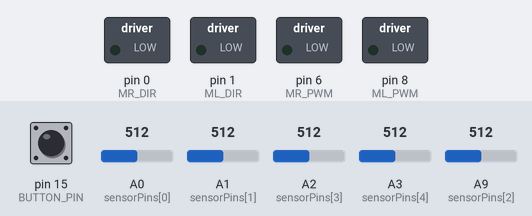
A program run on a simulated Arduino Leonardo, built with avr-gcc and run on an emulated ATmega32U4. On the bench: switched loads named in the program (green lamp = pin HIGH). The test bench sets the inputs (shaded band); at power-on: pin 15 (BUTTON_PIN) HIGH, A1 (sensorPins[1]) = 512, A2 (sensorPins[3]) = 512, A0 (sensorPins[0]) = 512, A9 (sensorPins[2]) = 512, A3 (sensorPins[4]) = 512. What the program prints to the serial monitor is not drawn.

Above: at 3.2 s.
3.3 s: pin 15 (BUTTON_PIN) pulled LOW for 0.15 s
5.0 s: pin 15 (BUTTON_PIN) pulled LOW for 3.2 s
At 11.16 s:
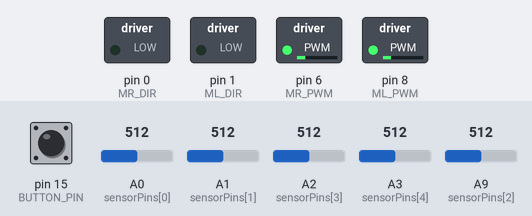
11.2 s: A1 (sensorPins[1]) set to 503
At 12.0 s:
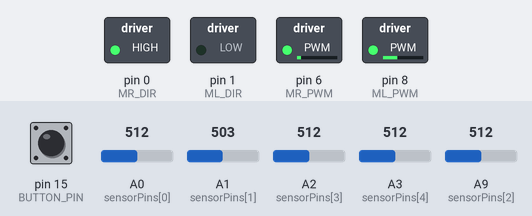
14.2 s: A2 (sensorPins[3]) set to 502
At 14.9 s:
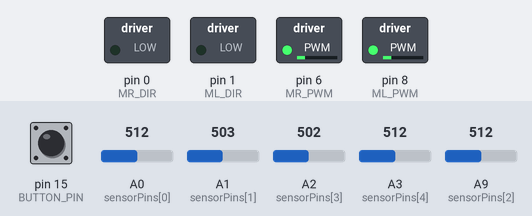
15.7 s: A0 (sensorPins[0]) set to 504
At 17.0 s:
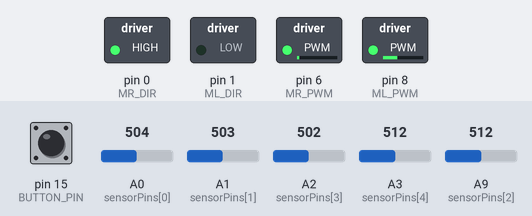
17.2 s: A9 (sensorPins[2]) set to 306
At 18.0 s:
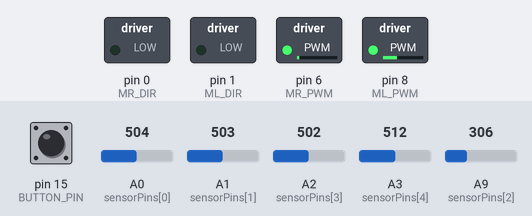
Timing chart, 0 to 20.7 s (numbered marks = the images above; inputs shaded):
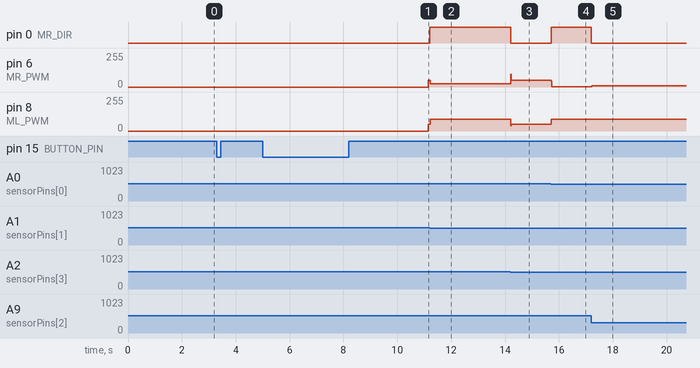

The program:

main.cpp
```cpp
#include <Arduino.h>
#include <SoftPWM.h>

/* ================== PINOUT ================== */
#define ML_DIR 1
#define MR_DIR 0
#define ML_PWM 8
#define MR_PWM 6

#define BUTTON_PIN 15

#define SENSOR_0 A0
#define SENSOR_1 A1
#define SENSOR_2 A9
#define SENSOR_3 A2
#define SENSOR_4 A3

/* ================== CONFIG ================== */
#define NUM_SENSORS 5
#define CALIBRATION_SAMPLES 50
#define CALIBRATION_DELAY 10
#define DEBOUNCE_DELAY 50

const bool FORWARD_IS_HIGH = false;
inline uint8_t DIR_FWD() { return FORWARD_IS_HIGH ? HIGH : LOW; }
inline uint8_t DIR_REV() { return FORWARD_IS_HIGH ? LOW : HIGH; }

const int PWM_CAP = 140;
inline int capPWM(int v) { return constrain(v, 0, PWM_CAP); }

float GAIN_L = 0.90f, GAIN_R = 0.95f;
int BIAS_L = 0, BIAS_R = 0;

/* ================== PID CONFIG ================== */
#define DEFAULT_KP 0.8
#define DEFAULT_KI 0.01
#define DEFAULT_KD 2.2

#define BASE_SPEED 55
#define MAX_SPEED 100

/* ================== GLOBAL VARIABLES ================== */
int sensorPins[NUM_SENSORS] = {A0, A1, A9, A2, A3};
int sensorValues[NUM_SENSORS];

// ĐỔI SANG LONG ĐỂ TRÁNH OVERFLOW
long whiteValues[NUM_SENSORS]; // ← SỬA ĐÂY
long blackValues[NUM_SENSORS]; // ← SỬA ĐÂY

int thresholdValues[NUM_SENSORS];
bool digitalSensors[NUM_SENSORS];

// PID
float kp = DEFAULT_KP;
float ki = DEFAULT_KI;
float kd = DEFAULT_KD;
int setpoint = (NUM_SENSORS - 1) * 100 / 2;

int lastError = 0;
float integral = 0;
unsigned long lastPIDTime = 0;

// State machine
enum State
{
  STATE_IDLE,
  STATE_CALIB_WHITE,
  STATE_CALIB_BLACK,
  STATE_RUNNING
};

State currentState = STATE_IDLE;
int buttonPressCount = 0;

bool lastButtonState = LOW;
unsigned long lastDebounceTime = 0;

bool isCalibrated = false;
bool robotRunning = false;
int linePosition = 0;
int lastValidPosition = setpoint;

/* ================== MOTOR CONTROL ================== */
void setWheelSigned(int pwmSigned, uint8_t dirPin, uint8_t pwmCh)
{
  pwmSigned = constrain(pwmSigned, -255, 255);
  if (pwmSigned > 0)
  {
    digitalWrite(dirPin, DIR_FWD());
    SoftPWMSet(pwmCh, capPWM(pwmSigned));
  }
  else if (pwmSigned < 0)
  {
    digitalWrite(dirPin, DIR_REV());
    SoftPWMSet(pwmCh, capPWM(-pwmSigned));
  }
  else
  {
    SoftPWMSet(pwmCh, 0);
  }
}

void applyTrimAndWrite(int leftSigned, int rightSigned)
{
  int sL = (leftSigned >= 0) ? +1 : -1;
  int sR = (rightSigned >= 0) ? +1 : -1;
  int mL = abs(leftSigned);
  int mR = abs(rightSigned);

  long l = lround(mL * GAIN_L) + BIAS_L;
  long r = lround(mR * GAIN_R) + BIAS_R;

  setWheelSigned(sL * capPWM((int)l), ML_DIR, ML_PWM);
  setWheelSigned(sR * capPWM((int)r), MR_DIR, MR_PWM);
}

void stopMotors()
{
  SoftPWMSet(ML_PWM, 0);
  SoftPWMSet(MR_PWM, 0);
}

/* ================== SENSOR READING ================== */
void readAllSensors()
{
  for (int i = 0; i < NUM_SENSORS; i++)
  {
    sensorValues[i] = analogRead(sensorPins[i]);
    delay(1);
  }
}

/* ================== CALIBRATION ================== */
void calibrateWhite()
{
  Serial.println(F("\n=== CALIB TRANG ==="));
  Serial.println(F("Dat tren nen trang..."));
  Serial.println(F("Bat dau sau 2 giay...\n"));
  delay(2000);

  for (int i = 0; i < NUM_SENSORS; i++)
  {
    whiteValues[i] = 0;
  }

  Serial.println(F("Dang doc 50 lan (moi lan cach 10ms)..."));
  Serial.println(F("Sample | S0    S1    S2    S3    S4"));
  Serial.println(F("-------|---------------------------"));

  for (int sample = 0; sample < CALIBRATION_SAMPLES; sample++)
  {
    readAllSensors();

    Serial.print(F("  "));
    if (sample < 10)
      Serial.print(F(" "));
    Serial.print(sample + 1);
    Serial.print(F("   | "));

    for (int i = 0; i < NUM_SENSORS; i++)
    {
      if (sensorValues[i] < 100)
        Serial.print(F(" "));
      if (sensorValues[i] < 10)
        Serial.print(F(" "));
      Serial.print(sensorValues[i]);
      Serial.print(F("  "));

      whiteValues[i] += sensorValues[i];
    }
    Serial.println();

    delay(CALIBRATION_DELAY);
  }

  Serial.println(F("\n--- Ket qua trung binh ---"));
  Serial.print(F("White values: "));
  for (int i = 0; i < NUM_SENSORS; i++)
  {
    whiteValues[i] /= CALIBRATION_SAMPLES;
    Serial.print(whiteValues[i]);
    Serial.print(F(" "));
  }
  Serial.println(F("\n✓ Calib trang hoan thanh!"));
}

void calibrateBlack()
{
  Serial.println(F("\n=== CALIB DEN ==="));
  Serial.println(F("Dat tren vach den..."));
  Serial.println(F("Bat dau sau 2 giay...\n"));
  delay(2000);

  for (int i = 0; i < NUM_SENSORS; i++)
  {
    blackValues[i] = 0;
  }

  Serial.println(F("Dang doc 50 lan (moi lan cach 10ms)..."));
  Serial.println(F("Sample | S0    S1    S2    S3    S4"));
  Serial.println(F("-------|---------------------------"));

  for (int sample = 0; sample < CALIBRATION_SAMPLES; sample++)
  {
    readAllSensors();

    Serial.print(F("  "));
    if (sample < 10)
      Serial.print(F(" "));
    Serial.print(sample + 1);
    Serial.print(F("   | "));

    for (int i = 0; i < NUM_SENSORS; i++)
    {
      if (sensorValues[i] < 100)
        Serial.print(F(" "));
      if (sensorValues[i] < 10)
        Serial.print(F(" "));
      Serial.print(sensorValues[i]);
      Serial.print(F("  "));

      blackValues[i] += sensorValues[i];
    }
    Serial.println();

    delay(CALIBRATION_DELAY);
  }

  Serial.println(F("\n--- Ket qua trung binh ---"));
  Serial.print(F("Black values: "));
  for (int i = 0; i < NUM_SENSORS; i++)
  {
    blackValues[i] /= CALIBRATION_SAMPLES;
    Serial.print(blackValues[i]);
    Serial.print(F(" "));
  }
  Serial.println(F("\n✓ Calib den hoan thanh!"));
}

void calculateThresholds()
{
  Serial.println(F("\n=== TINH THRESHOLD ==="));

  for (int i = 0; i < NUM_SENSORS; i++)
  {
    thresholdValues[i] = (whiteValues[i] + blackValues[i]) / 2;
  }
  isCalibrated = true;

  Serial.println(F("\nSensor | White | Black | Threshold"));
  Serial.println(F("-------|-------|-------|----------"));
  for (int i = 0; i < NUM_SENSORS; i++)
  {
    Serial.print(F("  S"));
    Serial.print(i);
    Serial.print(F("   | "));
    Serial.print(whiteValues[i]);
    if (whiteValues[i] < 100)
      Serial.print(F(" "));
    if (whiteValues[i] < 10)
      Serial.print(F(" "));
    Serial.print(F("  | "));
    Serial.print(blackValues[i]);
    if (blackValues[i] < 100)
      Serial.print(F(" "));
    if (blackValues[i] < 10)
      Serial.print(F(" "));
    Serial.print(F("  | "));
    Serial.println(thresholdValues[i]);
  }

  Serial.println(F("\n✓ Tinh threshold hoan thanh!"));
  Serial.println(F("San sang bat dau do line!\n"));
}

/* ================== SENSOR PROCESSING ================== */
void digitizeSensors()
{
  for (int i = 0; i < NUM_SENSORS; i++)
  {
    digitalSensors[i] = (sensorValues[i] < thresholdValues[i]);
  }
}

int calculateLinePosition()
{
  if (!isCalibrated)
    return setpoint;

  digitizeSensors();

  bool lineDetected = false;
  for (int i = 0; i < NUM_SENSORS; i++)
  {
    if (digitalSensors[i])
    {
      lineDetected = true;
      break;
    }
  }

  if (!lineDetected)
  {
    return lastValidPosition;
  }

  long weightedSum = 0;
  long sumSensors = 0;

  for (int i = 0; i < NUM_SENSORS; i++)
  {
    if (digitalSensors[i])
    {
      weightedSum += (long)i * 100;
      sumSensors++;
    }
  }

  if (sumSensors > 0)
  {
    int position = weightedSum / sumSensors;
    lastValidPosition = position;
    return position;
  }

  return lastValidPosition;
}

/* ================== PID CONTROL ================== */
void pidControl()
{
  if (!isCalibrated)
  {
    stopMotors();
    return;
  }

  readAllSensors();
  linePosition = calculateLinePosition();

  int error = linePosition - setpoint;

  unsigned long currentTime = millis();
  float deltaTime = 0.02;
  if (lastPIDTime > 0)
  {
    deltaTime = (currentTime - lastPIDTime) / 1000.0;
  }
  lastPIDTime = currentTime;
  deltaTime = constrain(deltaTime, 0.005, 0.1);

  float proportional = error;
  integral += error * deltaTime;
  integral = constrain(integral, -500, 500);

  float derivative = (error - lastError) / deltaTime;
  lastError = error;

  float pidOutput = (kp * proportional) + (ki * integral) + (kd * derivative);
  int correction = constrain(pidOutput, -MAX_SPEED, MAX_SPEED);

  int leftSpeed = BASE_SPEED - correction;
  int rightSpeed = BASE_SPEED + correction;

  leftSpeed = constrain(leftSpeed, -MAX_SPEED, MAX_SPEED);
  rightSpeed = constrain(rightSpeed, -MAX_SPEED, MAX_SPEED);

  applyTrimAndWrite(leftSpeed, rightSpeed);
}

/* ================== BUTTON HANDLER ================== */
void handleButton()
{
  static bool lastStableState = LOW;
  static unsigned long lastChangeTime = 0;

  int reading = digitalRead(BUTTON_PIN);

  if (reading != lastStableState)
  {
    lastChangeTime = millis();
  }

  if ((millis() - lastChangeTime) > 50)
  {

    if (reading == HIGH && lastButtonState == LOW)
    {
      buttonPressCount++;

      Serial.print(F("\n>>> BUTTON PRESSED: "));
      Serial.print(buttonPressCount);
      Serial.println(F(" <<<"));

      switch (currentState)
      {
      case STATE_IDLE:
        currentState = STATE_CALIB_WHITE;
        Serial.println(F("STATE: CALIB_WHITE"));
        Serial.println(F("Nhan nut lan nua de bat dau calib trang..."));
        break;

      case STATE_CALIB_WHITE:
        calibrateWhite();
        currentState = STATE_CALIB_BLACK;
        Serial.println(F("STATE: CALIB_BLACK"));
        Serial.println(F("Nhan nut lan nua de bat dau calib den..."));
        break;

      case STATE_CALIB_BLACK:
        calibrateBlack();
        calculateThresholds();
        currentState = STATE_RUNNING;
        robotRunning = true;
        Serial.println(F("STATE: RUNNING"));
        break;

      case STATE_RUNNING:
        robotRunning = false;
        stopMotors();
        currentState = STATE_IDLE;
        buttonPressCount = 0;
        Serial.println(F("STATE: IDLE (STOPPED)"));
        Serial.println(F("Nhan nut de bat dau lai..."));
        break;
      }
    }

    lastButtonState = reading;
  }

  lastStableState = reading;
}

/* ================== PRINT SENSOR STATUS ================== */
void printSensorStatus()
{
  static unsigned long lastPrint = 0;
  if (millis() - lastPrint < 200)
    return;
  lastPrint = millis();

  Serial.print(F("BTN: "));
  Serial.print(buttonPressCount);
  Serial.print(F(" | Sensors: "));

  for (int i = 0; i < NUM_SENSORS; i++)
  {
    Serial.print(digitalSensors[i] ? '1' : '0');
    if (i < NUM_SENSORS - 1)
      Serial.print(F(" "));
  }

  Serial.print(F(" | Pos: "));
  Serial.print(linePosition);
  Serial.print(F(" | Err: "));
  Serial.println(linePosition - setpoint);
}

/* ================== SETUP ================== */
void setup()
{
  delay(1500);

  Serial.begin(115200);

  delay(500);

  Serial.println(F("=============================="));
  Serial.println(F("LEONARDO SERIAL WORKING!"));
  Serial.println(F("=============================="));

  Serial.println(F("\n=== 5-SENSOR LINE FOLLOWER ==="));

  pinMode(BUTTON_PIN, INPUT_PULLUP);

  pinMode(ML_DIR, OUTPUT);
  pinMode(MR_DIR, OUTPUT);
  pinMode(ML_PWM, OUTPUT);
  pinMode(MR_PWM, OUTPUT);

  for (int i = 0; i < NUM_SENSORS; i++)
  {
    pinMode(sensorPins[i], INPUT);
  }

  SoftPWMBegin();
  SoftPWMSet(ML_PWM, 0);
  SoftPWMSet(MR_PWM, 0);

  Serial.println(F("✓ Hardware initialized!"));
  Serial.println(F("Press button to start calibration..."));
  Serial.print(F("Setpoint: "));
  Serial.println(setpoint);

  Serial.print(F("Button initial state: "));
  Serial.println(digitalRead(BUTTON_PIN) ? F("HIGH") : F("LOW"));
}

/* ================== LOOP ================== */
void loop()
{
  handleButton();

  if (robotRunning && isCalibrated)
  {
    pidControl();
    printSensorStatus();
  }
  else
  {
    static unsigned long lastHeartbeat = 0;
    if (millis() - lastHeartbeat > 2000)
    {
      Serial.print(F("Waiting... BTN: "));
      Serial.print(buttonPressCount);
      Serial.print(F(" | Button state: "));
      Serial.println(digitalRead(BUTTON_PIN) ? F("HIGH") : F("LOW"));
      lastHeartbeat = millis();
    }
  }

  delay(1);
}
```

Measured:
- the behaviour switches between 512 and 511 on A1 (sensorPins[1]) (found by bisection; images 1 and 2)
- the behaviour switches between 512 and 511 on A2 (sensorPins[3]) (found by bisection; images 2 and 3)
- the behaviour switches between 512 and 511 on A0 (sensorPins[0]) (found by bisection; images 3 and 4)
- after the input at 3.3 s, every drawn part: stays the same
- after the input at 5.0 s, pin 6 (MR_PWM): 0/255 → 52/255 after 6.2 s; pin 8 (ML_PWM): 0/255 → 50/255 after 6.2 s
- after the input at 11.2 s, pin 0 (MR_DIR): LOW → HIGH at once; pin 6 (MR_PWM): 52/255 → 24/255 at once, → 25/255 0.99 s later, → 26/255 1.0 s later; pin 8 (ML_PWM): 50/255 → 90/255 at once
- after the input at 14.2 s, pin 0 (MR_DIR): HIGH → LOW at once; pin 8 (ML_PWM): 90/255 → 51/255 at once
- after the input at 15.7 s, pin 0 (MR_DIR): LOW → HIGH at once; pin 6 (MR_PWM): 50/255 → 1/255 at once, → 2/255 0.61 s later; pin 8 (ML_PWM): 51/255 → 90/255 at once
- after the input at 17.2 s, pin 0 (MR_DIR): HIGH → LOW at once; pin 6 (MR_PWM): 2/255 → 10/255 at once; pin 8 (ML_PWM): 90/255 → 89/255 at once, → 90/255 2.0 s later
